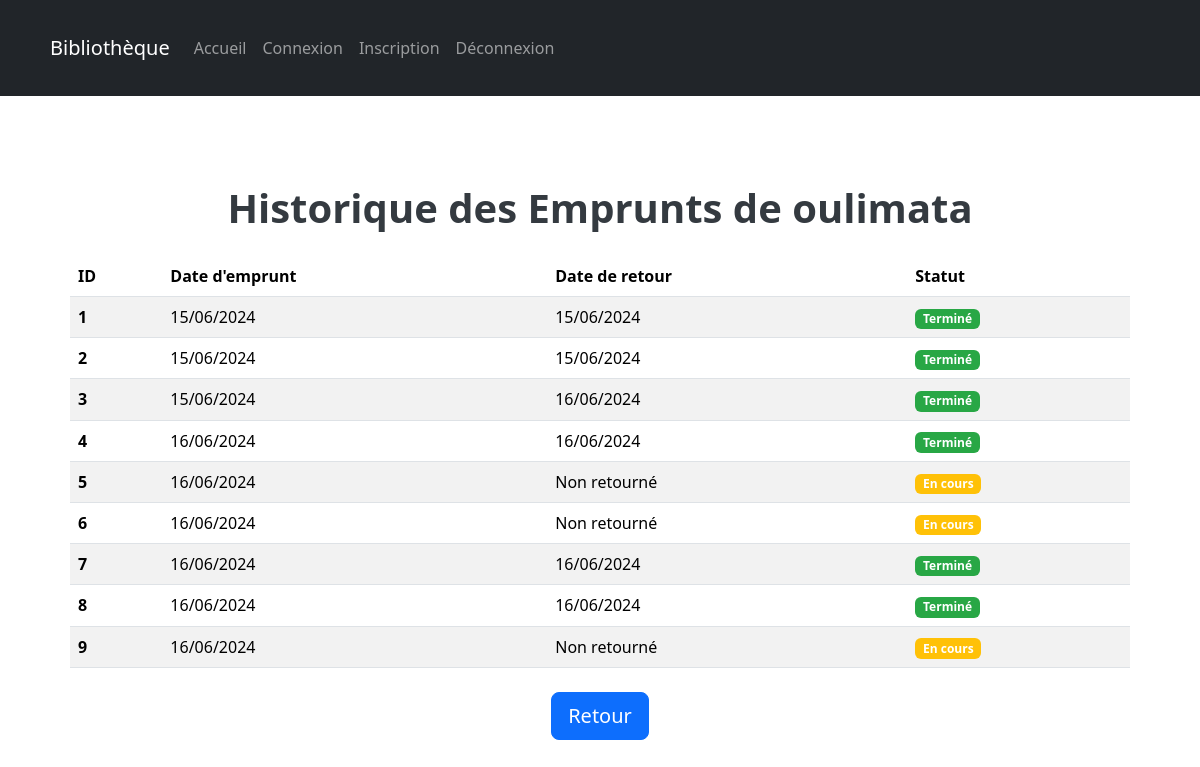
/voir_emprunts/1 (signed in), run on the app's committed database.
### app.py (models this page shows, shortened)
class Utilisateur(db.Model, UserMixin):
    id = db.Column(db.Integer, primary_key=True)
    nom_utilisateur = db.Column(db.String(50), unique=True, nullable=False)
    email = db.Column(db.String(120), unique=True, nullable=False)
    adresse = db.Column(db.String(120), nullable=False)
    mot_de_passe = db.Column(db.String(60), nullable=False)
    is_SuperUser = db.Column(db.Boolean, default=False)

class Emprunt(db.Model):
    id = db.Column(db.Integer, primary_key=True)
    utilisateur_id = db.Column(db.Integer, db.ForeignKey('utilisateur.id'), nullable=False)
    livre_id = db.Column(db.Integer, db.ForeignKey('livre.id'), nullable=False)
    date_emprunt = db.Column(db.DateTime, nullable=False)
    duree_emprunt = db.Column(db.Integer, nullable=False)
    date_retour = db.Column(db.DateTime)

### app.py (the view)
@app.route('/voir_emprunts/<int:id>')
@login_required
@role_required(is_SuperUser_required=True)
def voir_emprunts(id):
    utilisateur = Utilisateur.query.get(id)
    emprunts = Emprunt.query.filter_by(utilisateur_id=id).all()
    return render_template('voir_emprunts.html', utilisateur=utilisateur, emprunts=emprunts)

### app.py (called while the page is built)
@login_manager.user_loader
def load_user(user_id):
    return Utilisateur.query.get(int(user_id))

def role_required(is_SuperUser_required):
    def decorator(f):
        @wraps(f)
        def decorated_function(*args, **kwargs):
            if not current_user.is_authenticated:
                return redirect(url_for('connexion'))
            if is_SuperUser_required and not current_user.is_SuperUser:
                return redirect(url_for('accueil'))
            if not is_SuperUser_required and current_user.is_SuperUser:
                return redirect(url_for('accueil_admin'))
            return f(*args, **kwargs)
        return decorated_function
    return decorator

### templates/voir_emprunts.html (shortened to what this page needs)
{% extends 'layout_admin.html' %}
{% block content %}
<div class="container mt-4">
    <h1 class="text-center mb-4">Historique des Emprunts de {{ utilisateur.nom_utilisateur }}</h1>
    <div class="table-responsive">
        <table class="table table-striped table-hover">
            <thead class="thead-dark">
                <tr>
                    <th scope="col">ID</th>
                    <th scope="col">Date d'emprunt</th>
                    <th scope="col">Date de retour</th>
                    <th scope="col">Statut</th>
                </tr>
            </thead>
            <tbody>
                {% for emprunt in emprunts %}
                <tr>
                    <th scope="row">{{ emprunt.id }}</th>
                    <td>{{ emprunt.date_emprunt.strftime('%d/%m/%Y') }}</td>
                    <td>{{ emprunt.date_retour.strftime('%d/%m/%Y') if emprunt.date_retour else 'Non retourné' }}</td>
                    <td>
                        <span class="badge {% if emprunt.date_retour is none %}badge-warning{% else %}badge-success{% endif %}">
                            {{ 'En cours' if emprunt.date_retour is none else 'Terminé' }}
                        </span>
                    </td>
                </tr>
                {% endfor %}
            </tbody>
        </table>
    </div>
    <div class="text-center">
        <a href="{{url_for('gererUtilisateurs')}}" class="btn btn-primary btn-lg mt-4">Retour</a>
    </div>
</div>
{% endblock %}

### static/CSS/style.css (style rules this page uses)
.container { padding: 20px; }
.btn { transition: all 0.3s ease; }
h1 { font-weight: 700; color: #343a40; }
.table thead { background-color: #343a40; color: white; }
.table { margin-bottom: 0; }
.badge-warning { background-color: #ffc107; }
.badge-success { background-color: #28a745; }

### data on the page
Utilisateur: nom_utilisateur "oulimata"
Emprunt: id "1", date_emprunt "15/06/2024", date_retour "15/06/2024", date_retour "Terminé"
Emprunt: id "2", date_emprunt "15/06/2024", date_retour "15/06/2024", date_retour "Terminé"
Emprunt: id "3", date_emprunt "15/06/2024", date_retour "16/06/2024", date_retour "Terminé"
Emprunt: id "4", date_emprunt "16/06/2024", date_retour "16/06/2024", date_retour "Terminé"
Emprunt: id "5", date_emprunt "16/06/2024", date_retour "Non retourné", date_retour "En cours"
Emprunt: id "6", date_emprunt "16/06/2024", date_retour "Non retourné", date_retour "En cours"
Emprunt: id "7", date_emprunt "16/06/2024", date_retour "16/06/2024", date_retour "Terminé"
Emprunt: id "8", date_emprunt "16/06/2024", date_retour "16/06/2024", date_retour "Terminé"
Emprunt: id "9", date_emprunt "16/06/2024", date_retour "Non retourné", date_retour "En cours"
